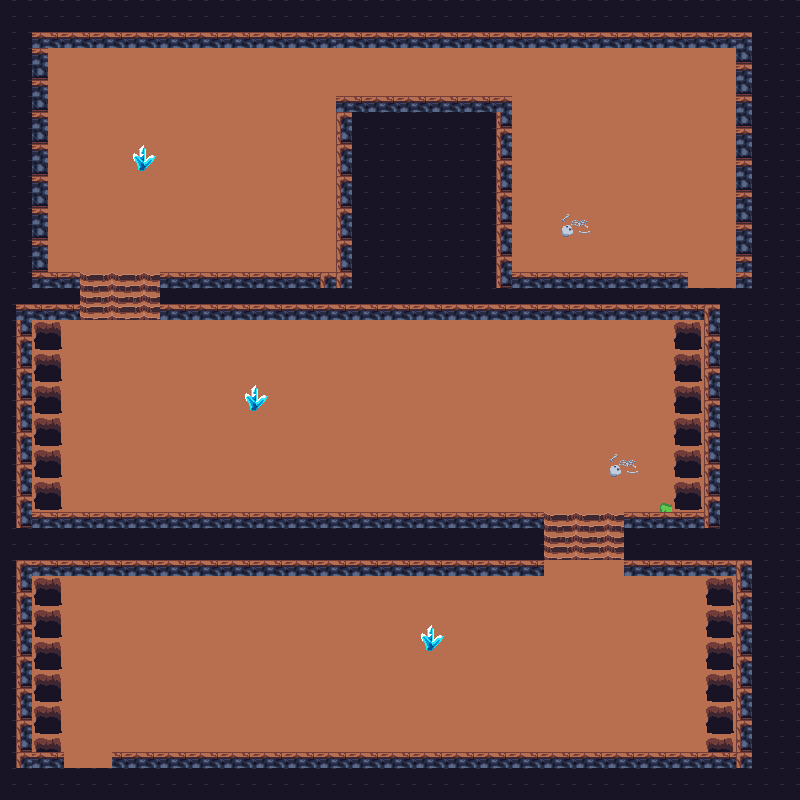

Tiled map render using the project's own tile images. Description and the map definition, with tile-layer contents summarised, below:
An orthogonal 50x50 tile map with 16x16 px tiles, 3 tile layers (floor, walls, elements), 2 tilesets and 49 objects (25x collision, collission, exit_donjon, spawn_donjon, enter_donjon_lab, ...).

<map version="1.9" tiledversion="1.9.0" orientation="orthogonal" renderorder="right-down" width="50" height="50" tilewidth="16" tileheight="16" infinite="0" nextlayerid="8" nextobjectid="82">
 <tileset firstgid="1" source="donjon.tsx" />
 <tileset firstgid="257" source="donjon1.tsx" />
 <layer id="1" name="floor" width="50" height="50">
  <data>[2500 cells, 2464 non-empty, 17 distinct tile ids]</data>
 </layer>
 <layer id="2" name="walls" width="50" height="50">
  <data>[2500 cells, 264 non-empty, 3 distinct tile ids]</data>
 </layer>
 <layer id="4" name="elements" width="50" height="50">
  <data>[2500 cells, 23 non-empty, 11 distinct tile ids]</data>
 </layer>
 <objectgroup id="5" name="objects">
  <object id="2" name="collision" x="31.9345" y="33.0958" width="722.835" height="15.6286" />
  <object id="3" name="collision" x="33.0958" y="50.0471" width="15.5586" height="237.531" />
  <object id="4" name="collision" x="49.4124" y="274.869" width="25.9726" height="12.4566" />
  <object id="5" name="collision" x="737.302" y="50.5631" width="20.2252" height="235.348" />
  <object id="6" name="collision" x="339.232" y="93.7715" width="170.076" height="195.817" />
  <object id="7" name="collision" x="511.147" y="271.202" width="178.155" height="15.6286" />
  <object id="8" name="collision" x="162.721" y="274.363" width="178.35" height="15.2252" />
  <object id="9" name="collision" x="162.055" y="305.965" width="558.952" height="12.8706" />
  <object id="10" name="collission" x="706.045" y="317.168" width="17.4672" height="209.607" />
  <object id="11" name="collision" x="17.4672" y="305.217" width="59.7564" height="15.6286" />
  <object id="12" name="collision" x="14.7093" y="319.926" width="21.1446" height="206.849" />
  <object id="13" name="collision" x="38.6118" y="513.905" width="501.954" height="14.7093" />
  <object id="14" name="collision" x="627.902" y="512.986" width="79.9816" height="13.7899" />
  <object id="19" name="collision" x="21.1446" y="559.871" width="522.179" height="16.5479" />
  <object id="20" name="collision" x="627.902" y="523.098" width="22.9832" height="36.7732" />
  <object id="21" name="collision" x="161.802" y="288.669" width="5.51597" height="12.8706" />
  <object id="22" name="collision" x="73.5463" y="284.992" width="4.59664" height="15.6286" />
  <object id="23" name="collision" x="534.13" y="527.695" width="9.19329" height="30.3379" />
  <object id="24" name="collision" x="625.144" y="558.033" width="125.029" height="15.6499" />
  <object id="25" name="collision" x="736.382" y="576.419" width="17.4672" height="192.14" />
  <object id="26" name="collision" x="14.7093" y="572.742" width="20.2252" height="194.898" />
  <object id="27" name="collision" x="109.015" y="756.172" width="630.125" height="14.2252" />
  <object id="28" name="exit_donjon" x="64.876" y="762.577" width="43.6605" height="6.02913" />
  <object id="29" name="spawn_donjon" x="710.869" y="232.843">
   <point />
  </object>
  <object id="74" name="collision" x="240.25" y="384.25" width="30.25" height="30.25" />
  <object id="77" name="collision" x="126.25" y="146.25" width="30.25" height="30.25" />
  <object id="75" name="collision" x="414.25" y="622.5" width="30.25" height="30.25" />
  <object id="78" name="collision" x="37.5" y="751.5" width="26" height="16" />
  <object id="79" name="enter_donjon_lab" x="689.792" y="282" width="45.4167" height="5.5" />
  <object id="80" name="spawn_bones_donjon" x="79.9167" y="701.833">
   <point />
  </object>
 </objectgroup>
 <objectgroup id="7" name="NPCPaths">
  <object id="32" name="boss1_path1" x="529" y="208.75" width="15" height="15.25" />
  <object id="33" name="boss1_path2" x="528.25" y="96.25" width="15.75" height="15.5" />
  <object id="34" name="boss1_path3" x="689" y="96.5" width="14.75" height="15.75" />
  <object id="35" name="boss1_path4" x="688.75" y="208.25" width="15" height="15.25" />
  <object id="37" name="boss2_path1" x="640" y="63.75" width="15.5" height="16.75" />
  <object id="38" name="boss2_path2" x="144.25" y="63.75" width="15.75" height="16" />
  <object id="39" name="boss3_path1" x="65" y="239.667" width="15" height="15.3333" />
  <object id="41" name="boss3_path2" x="224.667" y="240.333" width="16.3333" height="15.6667" />
  <object id="42" name="boss3_path3" x="225" y="144" width="15" height="16" />
  <object id="43" name="boss3_path4" x="64.6667" y="144" width="15" height="16.3333" />
  <object id="52" name="boss_path1" x="80.125" y="592.125" width="15.875" height="15.625" />
  <object id="53" name="boss_path2" x="304.375" y="592.125" width="15.625" height="15.625" />
  <object id="55" name="boss_path3" x="304.188" y="688.063" width="15.8125" height="15.9375" />
  <object id="56" name="boss_path4" x="207.75" y="688" width="16.125" height="16" />
  <object id="57" name="boss_path5" x="208.364" y="624.182" width="15.6364" height="15.6364" />
  <object id="58" name="boss_path6" x="144.091" y="623.909" width="15.8182" height="16" />
  <object id="60" name="boss_path7" x="144.13" y="720" width="15.8261" height="15.913" />
  <object id="61" name="boss_path8" x="256.125" y="719.938" width="15.875" height="15.9375" />
  <object id="62" name="boss_path9" x="256.337" y="592.043" width="15.9565" height="15.913" />
 </objectgroup>
</map>
